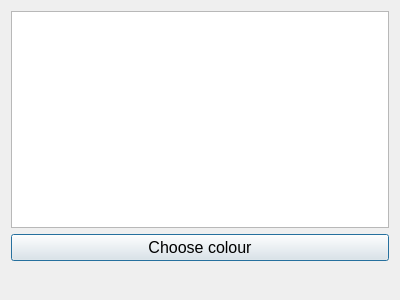
<?xml version="1.0" encoding="UTF-8"?>
<ui version="4.0">
 <class>Dialog</class>
 <widget class="QDialog" name="Dialog">
  <property name="geometry">
   <rect>
    <x>0</x>
    <y>0</y>
    <width>400</width>
    <height>300</height>
   </rect>
  </property>
  <property name="windowTitle">
   <string>Dialog</string>
  </property>
  <layout class="QVBoxLayout" name="verticalLayout">
   <item>
    <widget class="QTextEdit" name="textEdit"/>
   </item>
   <item>
    <widget class="QPushButton" name="pushButton">
     <property name="font">
      <font>
       <pointsize>12</pointsize>
      </font>
     </property>
     <property name="text">
      <string>Choose colour</string>
     </property>
    </widget>
   </item>
   <item>
    <widget class="QLabel" name="label_result">
     <property name="font">
      <font>
       <pointsize>14</pointsize>
       <bold>false</bold>
      </font>
     </property>
     <property name="text">
      <string/>
     </property>
    </widget>
   </item>
  </layout>
 </widget>
 <resources/>
 <connections/>
</ui>
